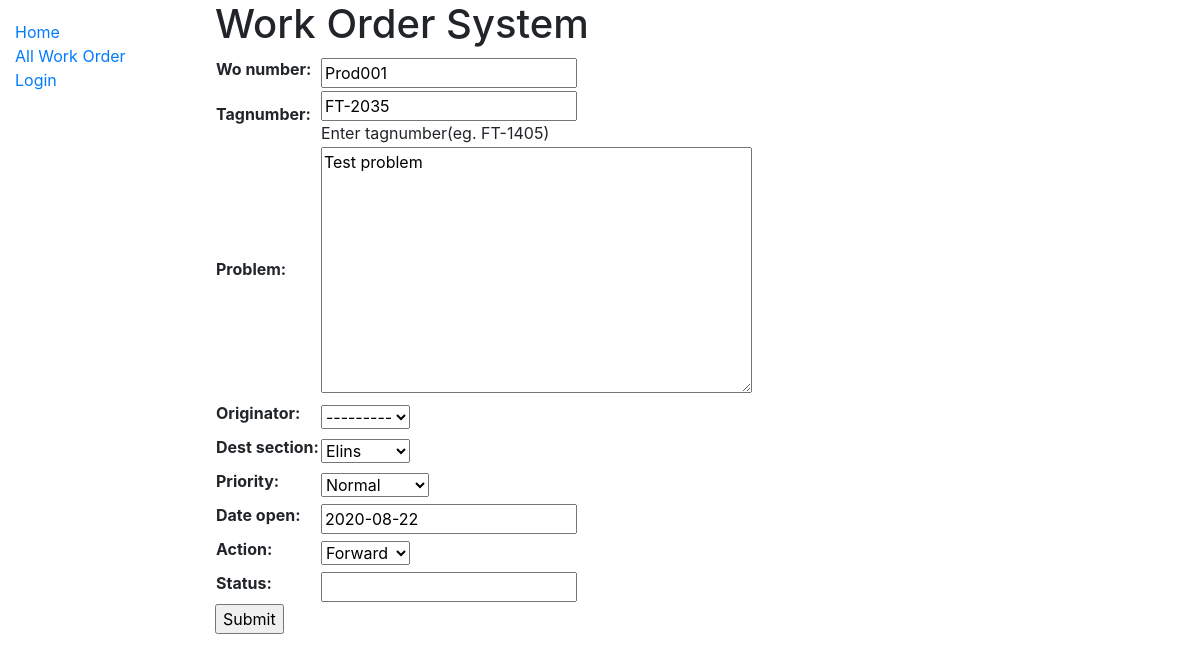
The page /workOrder/work_order/1/update/ on the database its author committed.
### workOrder/models.py (models this page shows, shortened)
class Work_order(models.Model):
    wo_number = models.CharField(max_length=20, null=True)
    tagnumber = models.CharField(max_length=50, null=True, help_text='Enter tagnumber(eg. FT-1405)')
    problem = models.TextField(max_length=1000, null=True)
    originator = models.ForeignKey(User, on_delete=models.SET_NULL, null=True)
    dest_section = models.ForeignKey(Section,
        on_delete=models.SET_NULL,
        null=True)
    PRIORITY_STATUS = (
        ('n', 'Normal'),
        ('e', 'Emergency'),
        ('s', 'Shutdown'),
        ('o', 'Other'),
    )
    priority = models.CharField(max_length=1,
        choices=PRIORITY_STATUS,
        blank=True,
        default='n')
    date_open = models.DateField()
    ACTION_STATUS = (
        ('f', 'Forward'),
        ('r', 'Return'),
        ('o', 'Other'),
    )
    action = models.CharField(max_length=1,
        choices=ACTION_STATUS,
        blank=True,
        default='f')
    status = models.CharField(max_length=2,
        blank=True)
    class Meta:
        ordering = ['originator','status','wo_number']

### workOrder/views.py (the view)
# urls.py: path('work_order/<int:pk>/update/', views.Work_orderUpdate.as_view(), name='work_order_update'),
class Work_orderUpdate(UpdateView):
    model = Work_order
    fields = '__all__'

### workOrder/models.py (called while the page is built)
    def __str__(self):
        return self.initial

### workOrder/templates/workOrder/work_order_form.html (shortened to what this page needs)
{% extends "base_generic.html" %}
{% block content %}
  <h1>Work Order System</h1>
  <form action="" method="post">
    <table>
      {{ form.as_table }}
    </table>
    <input type="submit" value="Submit">
  </form>
{% endblock %}

### rows shown on the page
Work_order: wo_number "Prod001", tagnumber "FT-2035", problem "Test problem", originator "---------", dest_section "Elins", priority "Normal", date_open "2020-08-22", action "Forward"
